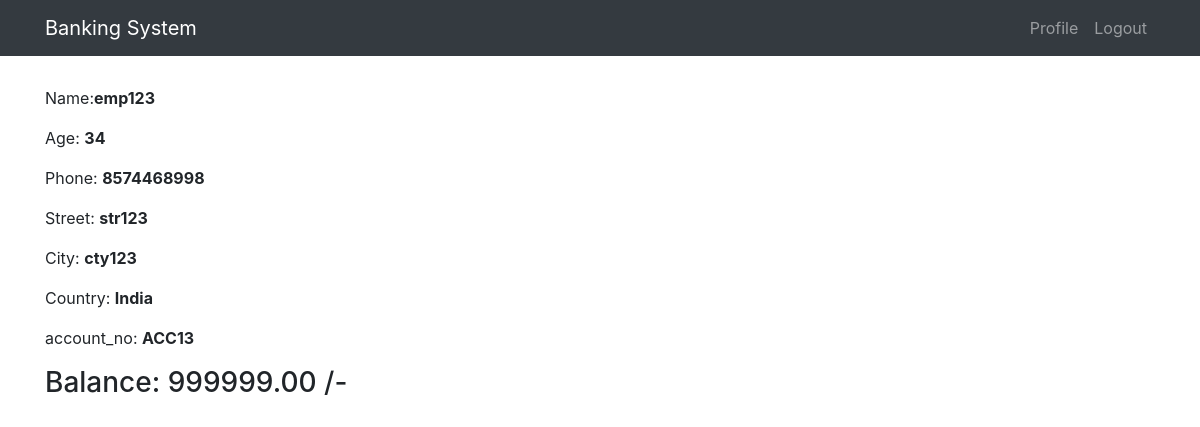
/profile/ (signed in), run on the app's committed database.
### customer/models.py (models this page shows, shortened)
class Customer(models.Model):
    user=models.OneToOneField(User, on_delete=models.CASCADE)
    name=models.CharField(max_length=200,null=True)
    age=models.IntegerField(null=True)
    phone=models.IntegerField(null=True)
    street=models.CharField(max_length=200,null=True)
    city=models.CharField(max_length=200,null=True)
    state=models.CharField(max_length=50,null=True)
    country=models.CharField(max_length=50, default="India")
    pin_code=models.IntegerField(null=True)
    balance=models.DecimalField(max_digits=10,decimal_places=2,verbose_name="Balance")
    account_no=models.CharField(max_length=200,editable=False)

### customer/views.py (the view)
# urls.py: url(r'^profile/',views.profile, name='profile'),
@login_required
def profile(request):
    user = Customer.objects.filter(user=request.user)
    context={
        "data":user
    }
    return render(request, 'profile.html', context)

### customer/templates/profile.html (shortened to what this page needs)
{% extends 'base.html' %}
{% block content %}
    {% for i in data %}
    <p>Name:<b>{{ i.name }}</b>  <br>
    </p>
    <p>Age: <b>{{ i.age }}</b> <br>
    </p><p>Phone:  <b>{{ i.phone }}</b><br>
    </p><p>Street:  <b>{{ i.street }}</b><br>
    </p><p>City:  <b>{{ i.city }}</b><br>
    </p><p>Country:  <b>{{ i.country }}</b><br>
    </p><p>account_no: <b> {{ i.account_no }}</b><br>
    </p>
        <h3>Balance: {{ i.balance }} /-</h3>
    {% endfor %}
{% endblock %}

### data on the page
Customer: name "emp123", age "34", phone "8574468998", street "str123", city "cty123", country "India", account_no "ACC13", balance "999999.00"
